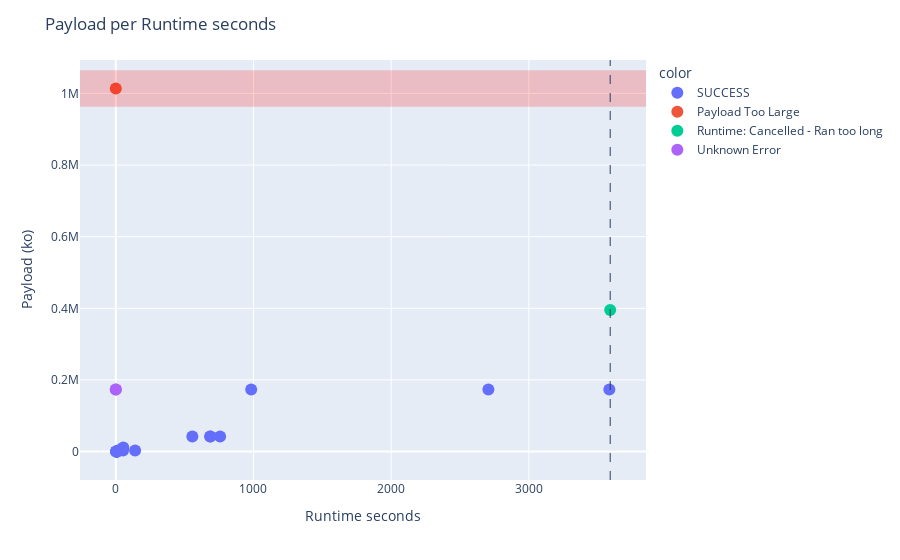

The notebook cell saved with this chart:
### Markdown cell above
### Runtime seconds vs number of circuits
Time_simulation (aka, runtime-seconds) versus payload size. This helps us see what the cutoffs look like. For this plot, I would suggest plotting lines indicating the payload size at which the Runtime says it was too big, as well as the time past which the Runtime said it timed out.

### Code cell
list_payload_size = tele_file["payload_size"].tolist()
list_time_simu = tele_file["time_simu"].tolist()
list_comment = tele_file["comment"].tolist()

exceed_payload = []
exceed_time = []
for time_simu, payload_size, comment in zip(list_time_simu, list_payload_size, list_comment):
    exceed_payload.append(payload_size) if comment == "Payload Too Large" else None
    exceed_time.append(time_simu) if comment == "Runtime: Cancelled - Ran too long" else None
    
print("Size of dataframe : ", len(list_payload_size))

fig = px.scatter(x=list_time_simu, y=list_payload_size, color=list_comment)
fig.add_hrect(y0=(min(exceed_payload)-min(exceed_payload)/20), y1=(max(exceed_payload)+max(exceed_payload)/20), 
              line_width=0,line_color="red", fillcolor="red", opacity=0.2)
fig.add_vline(x=min(exceed_time), fillcolor="green", line_width=1, line_dash="dash")

fig.update_traces(marker=dict(size=12))
fig.update_layout(title_text='Payload per Runtime seconds', 
                  xaxis_title="Runtime seconds", yaxis_title="Payload (ko)")

### Figure 1 — Plotly figure (JSON) as saved in the notebook; plotly's stock layout.template omitted (floating-point values rounded to 4 significant figures)
{"data": [{"hovertemplate": "color=SUCCESS<br>x=%{x}<br>y=%{y}<extra></extra>", "legendgroup": "SUCCESS", "marker": {"color": "#636efa", "size": 12, "symbol": "circle"}, "mode": "markers", "name": "SUCCESS", "orientation": "v", "showlegend": true, "type": "scatter", "x": [2.764, 4.62, 686.0, 8.603, 8.246, 9.216, 5.735, 18.35, 757.4, 3.208, 3585.0, 52.73, 5.222, 17.86, 54.35, 983.4, 555.8, 3.791, 2706.0, 140.3, 686.0], "xaxis": "x", "y": [88, 88, 41880, 88, 88, 88, 88, 2872, 41880, 88, 173016, 2872, 88, 2872, 11288, 173016, 41880, 88, 173016, 2872, 41880], "yaxis": "y"}, {"hovertemplate": "color=Payload Too Large<br>x=%{x}<br>y=%{y}<extra></extra>", "legendgroup": "Payload Too Large", "marker": {"color": "#EF553B", "size": 12, "symbol": "circle"}, "mode": "markers", "name": "Payload Too Large", "orientation": "v", "showlegend": true, "type": "scatter", "x": [0], "xaxis": "x", "y": [1013816], "yaxis": "y"}, {"hovertemplate": "color=Runtime: Cancelled - Ran too long<br>x=%{x}<br>y=%{y}<extra></extra>", "legendgroup": "Runtime: Cancelled - Ran too long", "marker": {"color": "#00cc96", "size": 12, "symbol": "circle"}, "mode": "markers", "name": "Runtime: Cancelled - Ran too long", "orientation": "v", "showlegend": true, "type": "scatter", "x": [3591.0], "xaxis": "x", "y": [394968], "yaxis": "y"}, {"hovertemplate": "color=Unknown Error<br>x=%{x}<br>y=%{y}<extra></extra>", "legendgroup": "Unknown Error", "marker": {"color": "#ab63fa", "size": 12, "symbol": "circle"}, "mode": "markers", "name": "Unknown Error", "orientation": "v", "showlegend": true, "type": "scatter", "x": [0, 0], "xaxis": "x", "y": [173016, 173016], "yaxis": "y"}], "layout": {"legend": {"title": {"text": "color"}, "tracegroupgap": 0}, "margin": {"t": 60}, "shapes": [{"fillcolor": "red", "line": {"color": "red", "width": 0}, "opacity": 0.2, "type": "rect", "x0": 0, "x1": 1, "xref": "x domain", "y0": 963100.0, "y1": 1065000.0, "yref": "y"}, {"fillcolor": "green", "line": {"dash": "dash", "width": 1}, "type": "line", "x0": 3591.0, "x1": 3591.0, "xref": "x", "y0": 0, "y1": 1, "yref": "y domain"}], "title": {"text": "Payload per Runtime seconds"}, "xaxis": {"anchor": "y", "domain": [0, 1], "title": {"text": "Runtime seconds"}}, "yaxis": {"anchor": "x", "domain": [0, 1], "title": {"text": "Payload (ko)"}}}}
